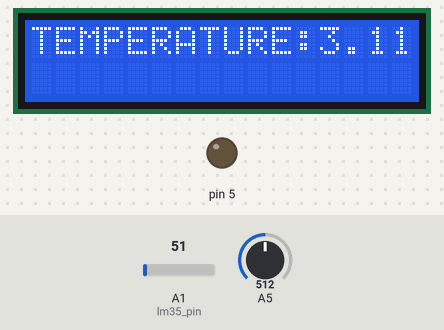
The sketch below on a simulated Arduino Uno, built with avr-gcc and run on an emulated ATmega328P. Parts: 16×2 character LCD, output pins drawn as LEDs (lit = HIGH). The inputs (shaded band) are chosen by the test bench; at power-on: A1 (lm35_pin) = 51, A5 = 512. What the sketch prints to the serial monitor is not drawn.

Above: at 3.2 s.
3.3 s: A1 (lm35_pin) set to 61
At 9.8 s:
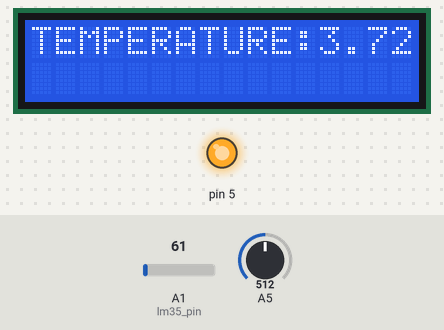
10.3 s: A5 set to 584
At 13.5 s:
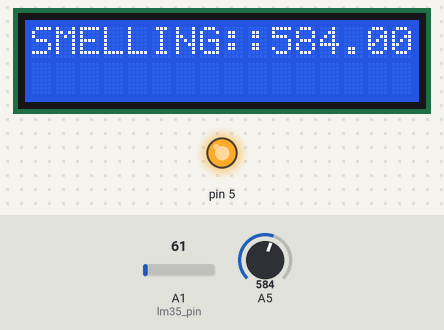
20.6 s: A5 set to 612
At 27.3 s:
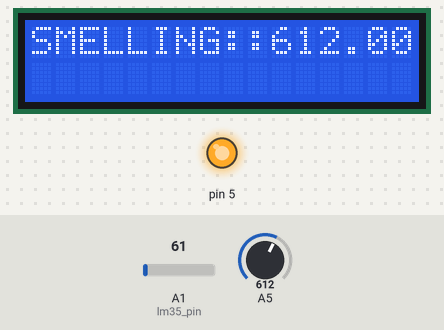
27.6 s: A1 (lm35_pin) set to 71
At 30.9 s:
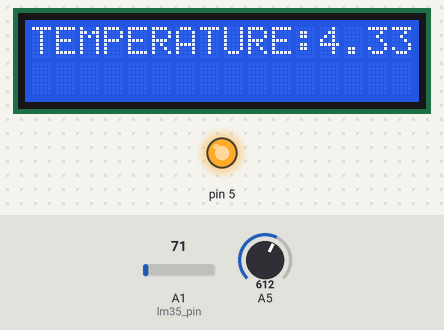
34.6 s: A1 (lm35_pin) set to 86
At 38.0 s:
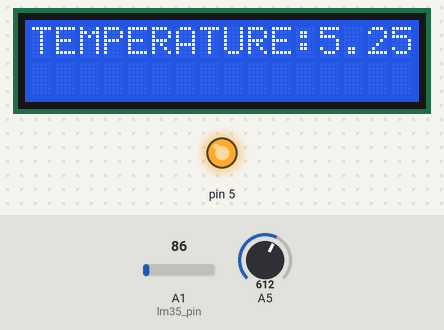
41.6 s: A5 set to 590
At 49.38 s:
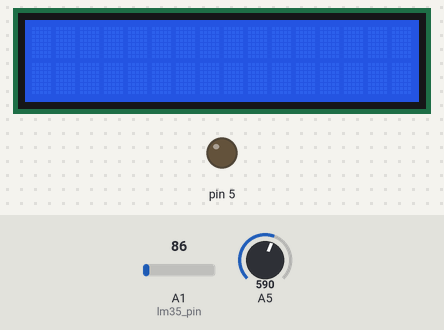
Timing chart, 0 to 49.6 s (numbered marks = the images above; inputs shaded):
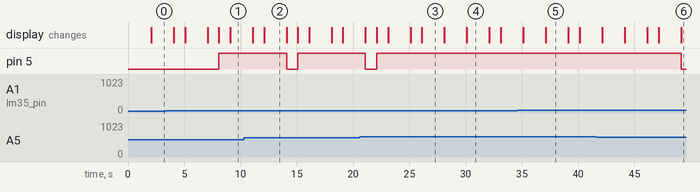

The sketch:

FOOD_QUALITY_PARTIAL.ino
```cpp
#include<LiquidCrystal.h>
const int rs = 13, en = 12, d4 = 11, d5 = 10, d6 = 9, d7 = 8;
LiquidCrystal lcd(rs, en, d4, d5, d6, d7);
const int lm35_pin = A1;
float a;
void setup() {
   pinMode(5, OUTPUT);
  pinMode(A5, INPUT);
  Serial.begin(9600);
  lcd.begin(16, 2);
  lcd.setCursor(0, 0);
  lcd.println("FOOD QUAlITY");
  lcd.setCursor(0, 1);
  lcd.println("MONITORING");
  delay(2000);
  lcd.clear();

}

void loop() {

  int temp_adc_val;
  float temp_val;
  temp_adc_val = analogRead(lm35_pin);
  temp_val = (temp_adc_val * 4.88);
  temp_val = (temp_val/80);
  Serial.print("Temperature = ");
  Serial.print(temp_val);
  lcd.setCursor(0, 0);
  lcd.print("TEMPERATURE:");
  lcd.println(temp_val);
  delay(2000);
  lcd.clear();
  Serial.print(" Degree Celsius\n");
  delay(1000);

  a=analogRead(A5);
  Serial.print("SMELLING: ");
  Serial.println(a);
  lcd.setCursor(0, 0);
  lcd.print("SMELLING::");
  lcd.println(a);
  delay(2000);
  lcd.clear();


  if (a>=600)
  {
     Serial.print("FOOD DAMAGE ");
     lcd.setCursor(0, 0);
    lcd.print("FOOD DAMAGE:");
    digitalWrite(5, HIGH);
  delay(1000);

  }
  else
  {
    Serial.print("FOOD OK ");
    digitalWrite(5, LOW);
  delay(1000);
}
if  (temp_val<=28)
{
  Serial.print("FOOD DAMAGE ");
     lcd.setCursor(0, 0);
    lcd.print("FOOD DAMAGE:");
    digitalWrite(5, HIGH);
  delay(1000);

  }
  else
  {
    Serial.print("FOOD OK ");
    digitalWrite(5, LOW);
  delay(1000);

  }
}
```

Measured:
- after the input at 41.6 s, pin 5: HIGH → LOW after 7.6 s
- what the display in image 2 shows lasts 2.0 s, from 12.1 s to 14.1 s
